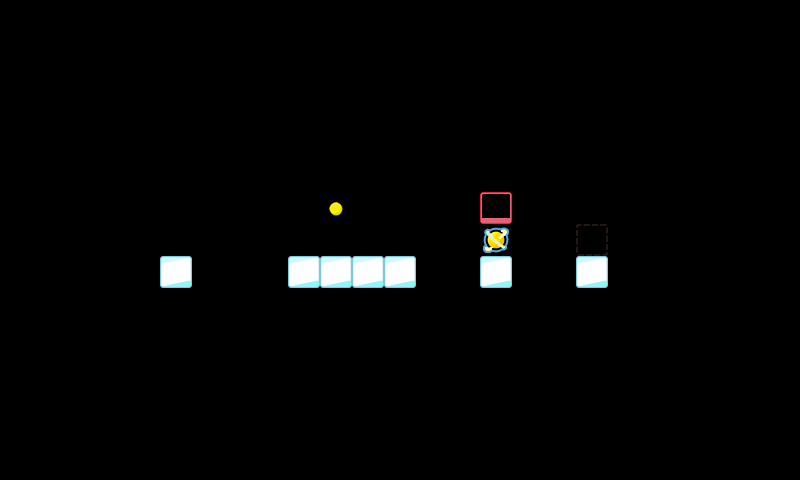

A level layout from a 2D game, rendered from its tile map. Below: a short description, then the map file with tile-grid data replaced by summaries:
An orthogonal 25x15 tile map with 32x32 px tiles, 1 tile layer (map).

<map version="1.0" orientation="orthogonal" renderorder="right-down" width="25" height="15" tilewidth="32" tileheight="32" nextobjectid="1">
 <tileset firstgid="1" name="map_tiles" tilewidth="32" tileheight="32" tilecount="225" columns="15">
  <image source="../../img/map_tiles.png" width="480" height="480" />
 </tileset>
 <layer name="map" width="25" height="15">
  <data>[375 cells, 12 non-empty, 6 distinct tile ids]</data>
 </layer>
 <objectgroup color="#ffffff" name="Object Layer 1" />
</map>
